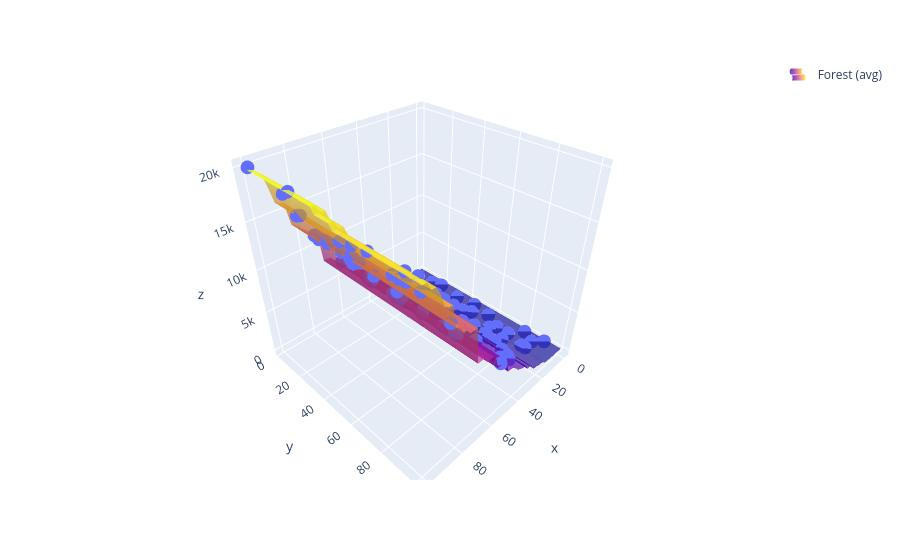

The cell this chart's notebook holds for it:
### Markdown cell above
<a class="anchor" id="oob"></a>
# 7. Out-of-Bag (OOB) Error


<p align="center">
<img src="pics/17.png" width="600"/>
</p>

---

<p align="center">
<img src="pics/18.png" width="600"/>
</p>

Tree 1,3 and tree 4 were not trained on observation $(x^{(2)},y^{(2)})=((\text{brown},\text{oblong},10,\text{Imported}),\text{yes})$ with ID 2 so it is for example 
$\text{OOB}^{[1]}=\{(x^{(2)},y^{(2)})\}=\{((\text{brown},\text{oblong},10,\text{Imported}),\text{yes}) \notin \mathcal{D}^{[1]}\}$.

---

<p align="center">
<img src="pics/11.png" width="600"/>
</p>

- Uses unused data per tree for validation
- Provides:
    - Built-in estimate of generalization error (error for future unseen data denoted as $\widehat{GE}$)
    - No need for separate validation set (untouched test data to pick hyperparameters)

- Used for:
    - Model evaluation
    - Hyperparameter tuning
    - Choosing number of trees

### Code cell
np.random.seed(1002)

# Data
n = 100
X = np.random.uniform(0,100,(n,2))
y = 2*(X[:,0]**2) + X[:,1] + np.random.randn(n)*25

fig = px.scatter_3d(x=X[:,0], y=X[:,1], z=y)

x1_grid = np.linspace(np.min(X[:,0])-1, np.max(X[:,0])+1, 50)
x2_grid = np.linspace(np.min(X[:,1])-1, np.max(X[:,1])+1, 50)
xx, yy = np.meshgrid(x1_grid, x2_grid)
X_grid = np.column_stack((xx.ravel(), yy.ravel()))

num_trees = 4
all_preds = []
oob_samples = [] # for out of bag samples for each tree
oob_preds = {i: [] for i in range(n)}

for i in range(num_trees):
    
    # Bootstrap
    idx = np.random.choice(n, n, replace=True)
    X_ = X[idx]
    y_ = y[idx]
    
    # OOB indices (NOT in bootstrap)
    oob_idx = np.setdiff1d(np.arange(n), idx)
    oob_samples.append(oob_idx)
    
    # Random feature
    feat_idx = np.random.choice([0,1], size=2, replace=False)
    X_sub = X_[:, feat_idx]
    X_grid_sub = X_grid[:, feat_idx]
    
    # Model
    tree = DecisionTreeRegressor(max_depth=4)
    tree.fit(X_sub, y_)
    
    preds = tree.predict(X_grid_sub)
    all_preds.append(preds)
    
    # Plot each tree
    #zz_tree = preds.reshape(xx.shape)
    #fig.add_trace(go.Surface(x=xx, y=yy, z=zz_tree,opacity=0.3,showscale=False,showlegend=True,name=f"Tree {i+1}"))

    # Estimate future error on unseen data (generalization error)
    # Predict only on OOB samples
    if len(oob_idx) > 0:
        X_oob = X[oob_idx][:, feat_idx]
        preds_oob = tree.predict(X_oob)

        for k, sample_idx in enumerate(oob_idx):
            oob_preds[sample_idx].append(preds_oob[k]) 

# Final average 
avg_preds = np.mean(all_preds, axis=0)
zz_avg = avg_preds.reshape(xx.shape)

fig.add_trace(go.Surface(x=xx, y=yy, z=zz_avg,opacity=0.7,showscale=False,showlegend=True,name="Forest (avg)"))

fig.show()

for idx,i in enumerate(oob_samples):
    print(f"OOb sample index for tree {idx}:",i)

y_oob_pred = np.full(n, np.nan)

for i in range(n):
    if len(oob_preds[i]) > 0: # check if there are no OOB samples for a tree
        y_oob_pred[i] = np.mean(oob_preds[i])

# Only use points that have OOB predictions
mask = ~np.isnan(y_oob_pred) # ~ is logiccal not (flips booleans)

mse_oob = np.mean((y[mask] - y_oob_pred[mask])**2)
rmse_oob = np.sqrt(mse_oob)

print(f"OOB MSE: {mse_oob:.2f}")
print(f"OOB RMSE: {rmse_oob:.2f}")
print("Number of samples with OOB predictions:", np.sum(mask), "out of", n)

### Figure 1 — Plotly figure (JSON) as saved in the notebook; plotly's stock layout.template omitted (floating-point values rounded to 4 significant figures; data arrays with more than 128 entries replaced by an {"elided": "..."} marker saying what was removed)
{"data": [{"hovertemplate": "x=%{x}<br>y=%{y}<br>z=%{z}<extra></extra>", "legendgroup": "", "marker": {"color": "#636efa", "symbol": "circle"}, "mode": "markers", "name": "", "scene": "scene", "showlegend": false, "type": "scatter3d", "x": [12.9, 41.62, 18.31, 13.41, 80.67, 35.04, 55.13, 4.526, 4.189, 33.83, 76.1, 26.2, 90.4, 34.63, 5.121, 66.04, 1.096, 38.56, 23.9, 4.189, 39.4, 17.26, 83.88, 60.98, 44.92, 9.229, 88.76, 81.13, 88.18, 81.06, 36.49, 82.15, 12.39, 50.59, 88.41, 95.32, 35.39, 27.61, 78.33, 49.42, 58.28, 81.03, 46.44, 66.55, 11.93, 55.3, 61.74, 26.22, 96.78, 99.25, 33.71, 20.54, 12.35, 52.27, 16.72, 29.49, 93.03, 40.15, 30.43, 36.64, 2.406, 89.41, 66.02, 52.27, 79.16, 44.76, 20.09, 91.25, 84.6, 94.24, 62.22, 30.11, 9.192, 79.69, 58.41, 23.85, 33.31, 12.77, 88.56, 99.94, 78.3, 39.09, 75.23, 44.41, 88.08, 60.9, 76.56, 41.91, 12.87, 2.276, 9.12, 14.19, 45.15, 0.07977, 22.97, 43.58, 38.07, 22.76, 50.8, 44.39], "y": [46.12, 60.27, 41.79, 65.66, 13.81, 61.45, 69.25, 35.26, 15.05, 16.33, 34.66, 18.57, 20.75, 38.26, 87.09, 85.46, 80.09, 46.52, 30.02, 58.08, 91.17, 34.8, 28.44, 45.4, 20.24, 75.15, 81.21, 45.45, 73.63, 24.77, 74.64, 35.5, 87.95, 40.8, 88.21, 93.64, 58.39, 83.96, 93.38, 37.39, 24.53, 33.77, 8.819, 49.15, 25.44, 17.93, 82.94, 63.46, 21.14, 29.7, 92.48, 68.92, 85.57, 69.92, 76.56, 23.67, 66.4, 45.22, 89.27, 48.99, 20.96, 45.38, 53.53, 99.9, 14.59, 8.053, 60.46, 55.22, 45.43, 86.53, 29.22, 17.64, 50.07, 37.81, 59.62, 72.91, 49.27, 39.84, 14.8, 2.618, 36.28, 9.97, 61.69, 48.46, 76.9, 4.459, 49.07, 39.98, 32.44, 46.45, 67.75, 41.29, 18.49, 91.52, 54.56, 15.06, 54.54, 76.45, 51.58, 36.61], "z": [373.1, 3549.0, 690.0, 423.7, 13060.0, 2522.0, 6167.0, 64.99, 37.24, 2265.0, 11610.0, 1437.0, 16350.0, 2417.0, 146.4, 8815.0, 112.8, 3000.0, 1136.0, 101.0, 3208.0, 591.1, 14090.0, 7517.0, 4082.0, 255.4, 15850.0, 13220.0, 15640.0, 13190.0, 2739.0, 13550.0, 388.3, 5151.0, 15720.0, 18290.0, 2539.0, 1635.0, 12360.0, 4877.0, 6801.0, 13180.0, 4320.0, 8950.0, 295.2, 6153.0, 7711.0, 1448.0, 18780.0, 19750.0, 2337.0, 909.1, 377.0, 5518.0, 619.2, 1718.0, 17360.0, 3262.0, 1928.0, 2684.0, 75.36, 16020.0, 8732.0, 5535.0, 12580.0, 4052.0, 871.5, 16690.0, 14350.0, 17840.0, 7770.0, 1840.0, 225.3, 12770.0, 6875.0, 1233.0, 2268.0, 339.9, 15730.0, 20020.0, 12320.0, 3118.0, 11430.0, 3985.0, 15580.0, 7437.0, 11820.0, 3539.0, 381.1, 19.67, 248.3, 448.2, 4112.0, 119.0, 1087.0, 3785.0, 2951.0, 1111.0, 5215.0, 3998.0]}, {"name": "Forest (avg)", "opacity": 0.7, "showlegend": true, "showscale": false, "type": "surface", "x": {"elided": "50x50 float values"}, "y": {"elided": "50x50 float values"}, "z": {"elided": "50x50 float values"}}], "layout": {"legend": {"tracegroupgap": 0}, "margin": {"t": 60}, "scene": {"domain": {"x": [0, 1], "y": [0, 1]}, "xaxis": {"title": {"text": "x"}}, "yaxis": {"title": {"text": "y"}}, "zaxis": {"title": {"text": "z"}}}}}
